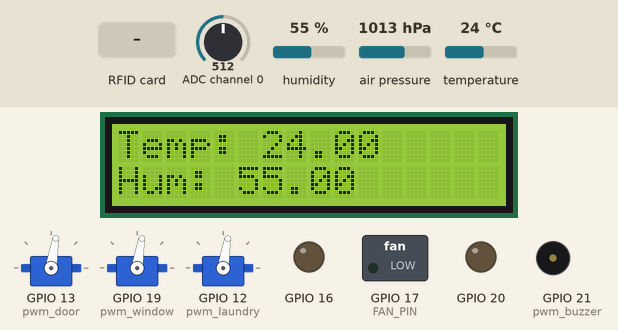
This program was run on a simulated Raspberry Pi (BCM pin numbers). Parts: 16×2 character LCD, 3 × servo, switched loads named in the program (green lamp = pin HIGH), output pins drawn as LEDs (lit = HIGH), buzzer (waves = sounding). The test bench sets the inputs (shaded band); at power-on: ADC channel 0 = 512, humidity 55 %, temperature 24 °C, air pressure 1013 hPa (analog values on the 0–1023 scale). Databases and web services accept everything at once and return nothing; the RFID card's data blocks start empty; servo angles are drawn from the pulse width (0.5 ms = 0°, 2.5 ms = 180°); threads take turns every 2 ms; the clock reads 2024-03-15 10:24:30 at power-on unless the program sets it; what the program prints to the terminal is not drawn.

Above: at 1.8 s.
1.9 s: ADC channel 0 set to 486
At 5.1 s:
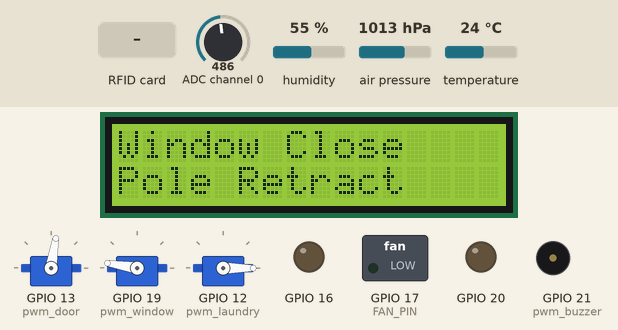
12.7 s: RFID card 42 02 B8 89 held to the reader
At 15.2 s:
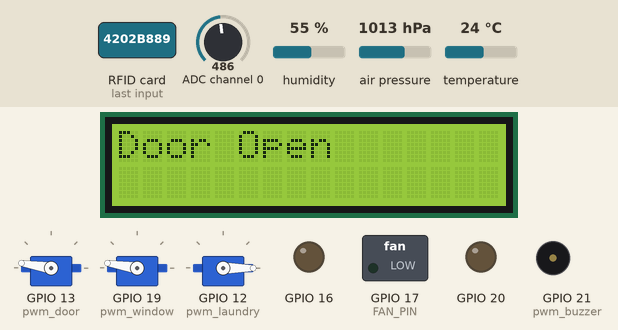
18.5 s: RFID card 5E 7A 19 C4 held to the reader
At 21.5 s:
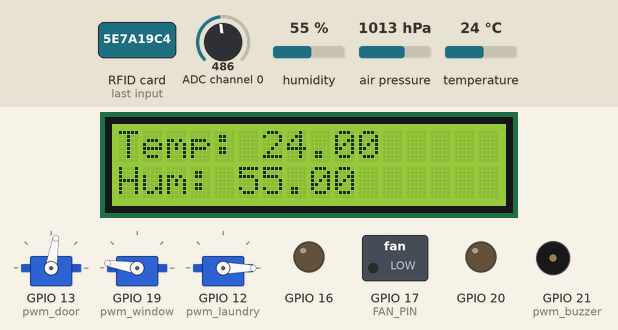
21.6 s: humidity set to 22 %
At 31.9 s:
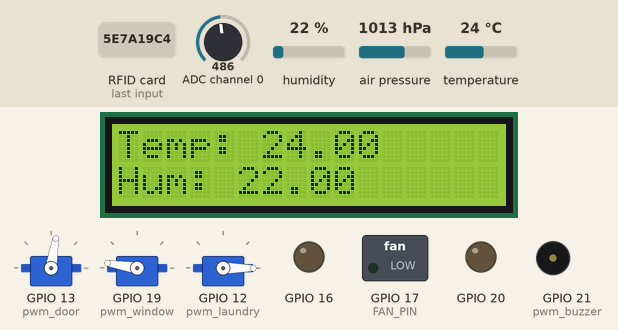
32.9 s: temperature set to 26.5 °C
At 41.9 s:
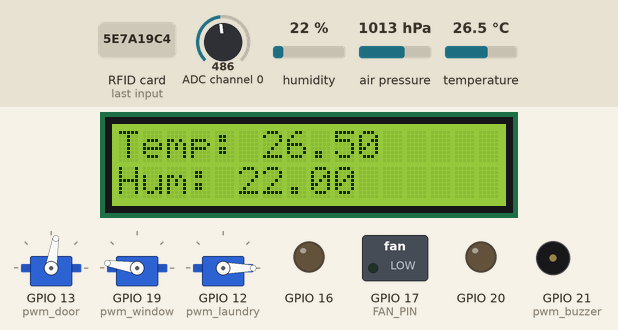
42.9 s: temperature set to 27.6 °C
At 52.9 s:
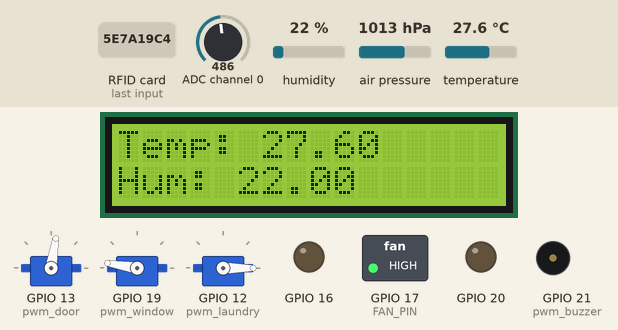
Timing chart, 0 to 54.0 s (numbered marks = the images above; inputs shaded):
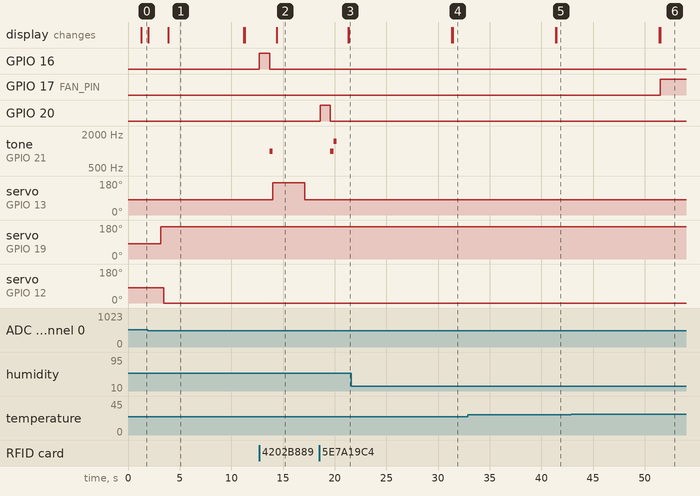

Measured:
- the behaviour switches between 500 and 499 on ADC channel 0 (found by bisection; images 0 and 1)
- the behaviour switches between 27 and 27.1 °C on temperature (found by bisection; images 5 and 6)
- after the input at 1.9 s, servo on GPIO 19 (pwm_window): 81° → 171° after 1.3 s; servo on GPIO 12 (pwm_laundry): 81° → 0° after 1.6 s; the display: first differs from a run without the input after 2.0 s (image 1)
- after the input at 12.7 s, GPIO 16: LOW → HIGH at once, → LOW 1.0 s later; tone on GPIO 21 (pwm_buzzer): silent → 1000 Hz after 1.0 s, → silent 0.30 s later; servo on GPIO 13 (pwm_door): 81° → 171° after 1.3 s, → 81° 3.1 s later; the display: changes after 1.7 s (image 2)
- after the input at 18.5 s, GPIO 20: LOW → HIGH after 0.09 s, → LOW 1.0 s later; tone on GPIO 21 (pwm_buzzer): silent → 1000 Hz after 1.1 s, → 1500 Hz 0.30 s later, → silent 0.30 s later
- after the input at 21.6 s, the display: first differs from a run without the input after 9.8 s (image 4)
- after the input at 32.9 s, the display: first differs from a run without the input after 8.6 s (image 5)
- after the input at 42.9 s, GPIO 17 (FAN_PIN): LOW → HIGH after 8.6 s; the display: first differs from a run without the input after 8.6 s (image 6)

The program:

main.py
```python
import RPi.GPIO as G
G.setwarnings(False)
G.setmode(G.BCM)
print("GPIO mode set")
import os
import bme_sensor, fan, lcd, rfid, servo, rainsensor, buzzer, led
import time
import datetime
from influxdb_client import InfluxDBClient, Point
from influxdb_client.client.write_api import SYNCHRONOUS
print("Import done")

token = "bntzzeAN8JahYHXWVgTSJLwouDuKgnjRSFPIo2Z0jYycGiLqPqGXUGuOlP8ahSOwonRwOhqTiao-1ib74oGkOQ==" # Or paste your token string here
org = "dev team"
url = "https://us-east-1-1.aws.cloud2.influxdata.com"
bucket = "readings" # Ensure this bucket exists in your InfluxDB UI

client = InfluxDBClient(url=url, token=token, org=org)
write_api = client.write_api(write_options=SYNCHRONOUS)

G.setup(17,G.OUT) #Relay
#rfid servo
G.setup(13,G.OUT) #Door
G.setup(19,G.OUT) #Window
G.setup(12,G.OUT) #Laundry
#buzzer
G.setup(21,G.OUT) #Buzzer
#led
G.setup(16,G.OUT) #LED Green
G.setup(20,G.OUT) #LED Red

last_sensor = 0
last_lcd = 0
last_rfid = 0
last_rain = 0
last_data = 0
rain_value = 1023

try:
    rfid.start()
    servo.pwmInit()
    buzzer.buzzInit()
    rainsensor.init(bus=0, device=1)
    lcd.clear_safe()

    while True:
        now = time.time()

        #Temperature reading every 10 second
        if (now - last_sensor >= 10):
            bme_sensor.bmeRead()
            last_sensor = now

        #LCD display Temp/Hum reading every 10 second
        if (now - last_lcd >= 10):
            lcd.clear_safe()
            lcd.lcdReading(bme_sensor.data.temperature, bme_sensor.data.humidity)
            last_lcd = now

        #RFID reading every 1 second
        if rfid.latest_id is not None:
            print("Card:", rfid.latest_id)
            if rfid.latest_id == 283513489777:
                servo.trigger_open()
                led.led_green()
                buzzer.buzz()
            else:
                led.led_red()
                buzzer.buzz_deny()
            rfid.latest_id = None   # clear so it doesn't repeat

        #Rain reading every 2 second
        if (now - last_rain >= 2):
            rain_value = rainsensor.read_adc(0)
            print("Rain ADC value:", rain_value)
            weather_status = rainsensor.is_raining() # to get weather status whether its raining or sunny
            last_rain = now

        # =========================
        # InfluxDb sending of data
        # =========================
        if (now - last_data >= 30):
            try:
                point = (
                    Point("environment")
                    .tag("id", "pi4smarthome")
                    .field("temperature", bme_sensor.data.temperature)
                    .field("humidity", bme_sensor.data.humidity)
                    .field("pressure", bme_sensor.data.pressure)
                    .field("fan", fan.fanStatus(bme_sensor.data.temperature))
                    .field("weather", weather_status)
                    .field("door", servo.doorStatus())
                    .field("window", rainsensor.window_status())
                    .field("pole", rainsensor.pole_status())
                )
                write_api.write(bucket=bucket, org=org, record=point)
                print("BME280 data sent to InfluxDB")
            except Exception as e:
                print(f"Failed to write BME280 data to InfluxDB: {e}")
            last_data = now

        fan.turn_on_fan(bme_sensor.data.temperature) #Turn on/off the fan
        servo.door_open()
        servo.window_open(rain_value)
        time.sleep(0.1)

except KeyboardInterrupt:
    pass
finally:
    servo.pwmStop()
    buzzer.pwmStop()
    rainsensor.close()
    G.cleanup()
```

bme_sensor.py
```python
import bme280
import smbus2

port = 1
address = 0x76
bus = smbus2.SMBus(port)

calibration_params = bme280.load_calibration_params(bus, address)

def bmeRead():
    global data
    data = bme280.sample(bus, address, calibration_params)
    print(f"Temp: {data.temperature:.2f}  Hum: {data.humidity:.2f}  Pres: {data.pressure:.2f}")
```

fan.py
```python
import RPi.GPIO as G
FAN_PIN = 17

fan_status = None

def turn_on_fan(temp):
    if temp > 27:
        G.output(FAN_PIN, 1)
    else:
        G.output(FAN_PIN, 0)

def fanStatus(temp):
    if temp > 27:
        fan_status = "On"
    else:
        fan_status = "Off"
    return fan_status
```

lcd.py
```python
from rpi_lcd import LCD
import time

lcd = LCD()

def lcdReading(temp, hum):
    safe_text(f"Temp: {temp:.2f}", 1)
    safe_text(f"Hum: {hum:.2f}", 2)

def safe_text(msg, line):
    try:
        lcd.text(str(msg)[:16], line)   # trim to 16 chars
    except OSError as e:
        print("LCD I2C error:", e)
        time.sleep(0.05)

def clear_safe():
    try:
        lcd.clear()
    except OSError as e:
        print("LCD clear error:", e)
```

rfid.py
```python
from mfrc522 import SimpleMFRC522
import threading
import time

#CARD ID: 283513489777
#CARD ID: 495169682925
reader = None
latest_id = None
latest_text = None

_last_trigger_id = None
_last_trigger_time = 0

def _worker():
    global latest_id, latest_text, _last_trigger_id, _last_trigger_time
    while True:
        now = time.time()
        cid, text = reader.read()
        if cid == _last_trigger_id and (now - _last_trigger_time) < 2.0:
            continue
        _last_trigger_id = cid
        _last_trigger_time = now

        latest_id = cid
        latest_text = text

def start():
    global reader
    if reader is None:
        reader = SimpleMFRC522()
    threading.Thread(target=_worker, daemon=True).start()
```

servo.py
```python
import RPi.GPIO as G
import time
import lcd
import buzzer

pwm_door = None
pwm_window = None
pwm_laundry = None
doorOpen = False
doorOpen_time = 0.0
open_request = False
last_state = None

door_status = None

def pwmInit():
    global pwm_door, pwm_window, pwm_laundry
    pwm_door = G.PWM(13,50)
    pwm_door.start(0)

    pwm_window = G.PWM(19,50)
    pwm_window.start(0)

    pwm_laundry = G.PWM(12,50)
    pwm_laundry.start(0)

    time.sleep(0.2)

    set_angle_door(90)
    set_angle_window(90)
    set_angle_laundry(90)


def pwmStop():
    global pwm_door, pwm_window, pwm_laundry
    if pwm_door is not None:
        pwm_door.stop()
        pwm_door = None
    if pwm_window is not None:
        pwm_window.stop()
        pwm_window = None
    if pwm_laundry is not None:
        pwm_laundry.stop()
        pwm_laundry = None

def set_angle_door(angle):
    duty = 2 + (angle / 18)
    pwm_door.ChangeDutyCycle(duty)
    time.sleep(0.3)
    pwm_door.ChangeDutyCycle(0)

def doorStatus():
    if open_request:
        door_status = "Open"
    else:
        door_status = "Close"
    return door_status

def trigger_open():
    global open_request
    open_request = True

def door_open():
    global doorOpen, doorOpen_time, open_request
    now = time.time()
    # --- Open on request (only once) ---
    if open_request and not doorOpen:
        set_angle_door(180)
        doorStatus = "Open"
        print("Door Open for 3 Second")
        lcd.clear_safe()
        lcd.safe_text("Door Open",1)
        time.sleep(1)
        doorOpen = True
        doorOpen_time = now
        open_request = False   # consume the request

    # --- Close after 3 seconds ---
    if doorOpen and (now - doorOpen_time >= 3):
        set_angle_door(90)
        doorStatus = "Close"
        print("Door Close")
        doorOpen = False

def set_angle_laundry(angle):
    duty = 2 + (angle / 18)
    pwm_laundry.ChangeDutyCycle(duty)
    time.sleep(0.3)
    pwm_laundry.ChangeDutyCycle(0)

def set_angle_window(angle):
    duty = 2 + (angle / 18)
    pwm_window.ChangeDutyCycle(duty)
    time.sleep(0.3)
    pwm_window.ChangeDutyCycle(0)

def window_open(rain_value):
    global last_state
    is_raining = rain_value < 500

    if is_raining != last_state:
        if is_raining:
            print("🌧️ Rain detected")
            set_angle_window(180)
            print("Window Close")
            set_angle_laundry(0)
            print("Laundry Pole Retract")
            lcd.clear_safe()
            lcd.safe_text("Window Close",1)
            lcd.safe_text("Pole Retract",2)
        else:
            print("☀️ Sunny")
            set_angle_window(90)
            print("Window Open")
            set_angle_laundry(90)
            print("Laundry Pole Extend")
            lcd.safe_text("Window Open",1)
            lcd.safe_text("Pole Extend",2)
        last_state = is_raining
        
```

rainsensor.py
```python
import spidev

_spi = spidev.SpiDev()
_inited = False

weather = None
window_status = None
pole_status = None

def init(bus=0, device=1, speed=1350000):
    global _inited
    if not _inited:
        _spi.open(bus, device)      # device 0=CE0, 1=CE1
        _spi.max_speed_hz = speed
        _spi.mode = 0b00
        _inited = True

def read_adc(channel):
    if not _inited:
        init()

    _spi.max_speed_hz = 1350000
    _spi.mode = 0b00

    if channel < 0 or channel > 7:
        return -1

    adc = _spi.xfer2([1, (8 + channel) << 4, 0])
    return ((adc[1] & 3) << 8) | adc[2]

def is_raining():
    is_raining = read_adc(0) < 500
    if is_raining:
        weather = "Raining"
    else:
        weather = "Sunny"
    return weather

def window_status():
    is_raining = read_adc(0) < 500
    if is_raining:
        window_status = "Close"
    else:
        window_status = "Open"
    return window_status

def pole_status():
    is_raining = read_adc(0) < 500
    if is_raining:
        pole_status = "Retract"
    else:
        pole_status = "Extend"
    return pole_status

def close():
    global _inited
    if _inited:
        _spi.close()
        _inited = False
```

buzzer.py
```python
import RPi.GPIO as G
import time

#Buzzer using pwm
pwm_buzzer = None

def buzzInit():
    global pwm_buzzer
    pwm_buzzer = G.PWM(21, 1000)  # 1 kHz tone
    pwm_buzzer.stop()  # 50% duty cycle

def pwmStop():
    global pwm_buzzer
    if pwm_buzzer is not None:
        pwm_buzzer.stop()
        pwm_buzzer = None

def buzz():
    pwm_buzzer.start(50)
    time.sleep(0.3)
    pwm_buzzer.stop()

def buzz_deny():
    #Buzzer using pwm
    pwm_buzzer.start(50)
    pwm_buzzer.ChangeFrequency(1000)
    time.sleep(0.3)
    pwm_buzzer.ChangeFrequency(1500)
    time.sleep(0.3)
    pwm_buzzer.stop()
```

led.py
```python
import RPi.GPIO as G
import time

def led_green():
    G.output(16,1)
    time.sleep(1)
    G.output(16,0)
def led_red():
    G.output(20,1)
    time.sleep(1)
    G.output(20,0)
```
